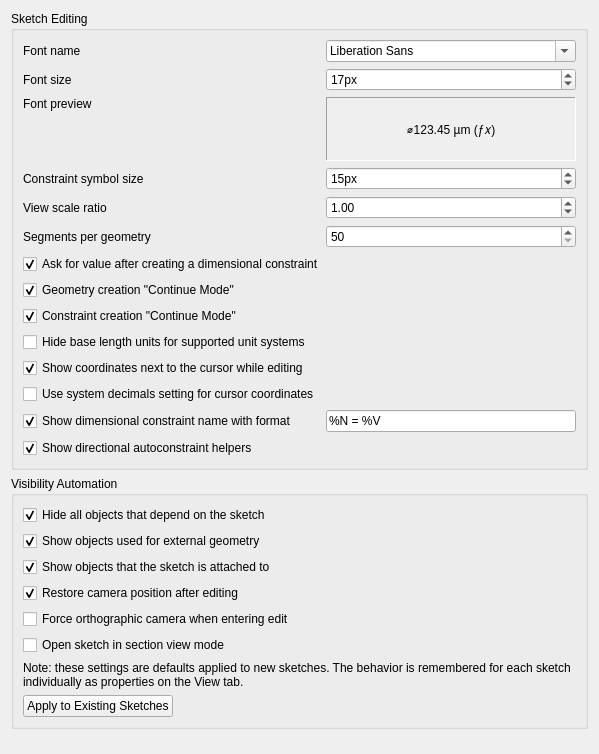
<?xml version="1.0" encoding="UTF-8"?>
<ui version="4.0">
 <class>SketcherGui::SketcherSettingsDisplay</class>
 <widget class="QWidget" name="SketcherGui::SketcherSettingsDisplay">
  <property name="geometry">
   <rect>
    <x>0</x>
    <y>0</y>
    <width>500</width>
    <height>538</height>
   </rect>
  </property>
  <property name="windowTitle">
   <string>Display</string>
  </property>
  <layout class="QVBoxLayout" name="verticalLayout">
   <item>
    <widget class="QGroupBox" name="groupBox_1">
     <property name="title">
      <string>Sketch Editing</string>
     </property>
     <layout class="QGridLayout" name="gridLayout_1">
      <item row="0" column="0">
       <widget class="QLabel" name="label_5">
        <property name="text">
         <string>Font name</string>
        </property>
       </widget>
      </item>
      <item row="0" column="1">
       <widget class="Gui::PrefFontBox" name="fontBoxSketcherFontName">
        <property name="minimumSize">
         <size>
          <width>250</width>
          <height>0</height>
         </size>
        </property>
        <property name="toolTip">
         <string>Font used for labels and constraints</string>
        </property>
        <property name="prefEntry" stdset="0">
         <cstring>EditSketcherFontName</cstring>
        </property>
        <property name="prefPath" stdset="0">
         <cstring>View</cstring>
        </property>
       </widget>
      </item>
      <item row="1" column="0">
       <widget class="QLabel" name="label_0">
        <property name="minimumSize">
         <size>
          <width>182</width>
          <height>0</height>
         </size>
        </property>
        <property name="text">
         <string>Font size</string>
        </property>
        <property name="buddy">
         <cstring>EditSketcherFontSize</cstring>
        </property>
       </widget>
      </item>
      <item row="1" column="1">
       <widget class="Gui::PrefSpinBox" name="EditSketcherFontSize">
        <property name="toolTip">
         <string>Font size used for labels and constraints</string>
        </property>
        <property name="suffix">
         <string>px</string>
        </property>
        <property name="minimum">
         <number>1</number>
        </property>
        <property name="maximum">
         <number>100</number>
        </property>
        <property name="value">
         <number>17</number>
        </property>
        <property name="prefEntry" stdset="0">
         <cstring>EditSketcherFontSize</cstring>
        </property>
        <property name="prefPath" stdset="0">
         <cstring>View</cstring>
        </property>
       </widget>
      </item>
      <item row="2" column="0">
       <widget class="QLabel" name="label_6">
        <property name="text">
         <string>Font preview</string>
        </property>
        <property name="alignment">
         <set>Qt::AlignTop|Qt::AlignLeft|Qt::AlignLeading</set>
        </property>
       </widget>
      </item>
      <item row="2" column="1" rowspan="2">
       <widget class="QLabel" name="LabelFontPreview">
        <property name="toolTip">
         <string>Preview of a constraint text when selected font family and size is used</string>
        </property>
        <property name="minimumSize">
         <size>
          <width>0</width>
          <height>64</height>
         </size>
        </property>
        <property name="text">
         <string>⌀123.45 µm (ƒ𝑥)</string>
        </property>
        <property name="alignment">
         <set>Qt::AlignCenter</set>
        </property>
        <property name="frameShape">
         <enum>QFrame::Panel</enum>
        </property>
        <property name="frameShadow">
         <enum>QFrame::Sunken</enum>
        </property>
        <property name="lineWidth">
         <number>1</number>
        </property>
        <property name="autoFillBackground">
         <bool>true</bool>
        </property>
        <property name="palette">
         <palette>
          <active>
           <colorrole role="Window">
            <brush brushstyle="SolidPattern">
             <color alpha="255">
              <red>255</red>
              <green>255</green>
              <blue>255</blue>
             </color>
            </brush>
           </colorrole>
          </active>
         </palette>
        </property>
       </widget>
      </item>
      <item row="3" column="0">
       <widget class="QLabel" name="LabelFontMessage">
        <property name="toolTip">
         <string>Because the selected font does not contain all characters Sketcher uses,
the characters listed here will be drawn using a substitute font.</string>
        </property>
        <property name="text">
         <string></string>
        </property>
        <property name="textInteractionFlags">
         <set>Qt::TextSelectableByMouse</set>
        </property>
        <property name="alignment">
         <set>Qt::AlignBottom|Qt::AlignRight|Qt::AlignTrailing</set>
        </property>
        <property name="font">
         <font>
          <weight>75</weight>
          <bold>true</bold>
         </font>
        </property>
       </widget>
      </item>
      <!-- Constraint symbol size -->
      <item row="4" column="0">
       <widget class="QLabel" name="label_ConstraintSymbolSize">
        <property name="text">
         <string>Constraint symbol size</string>
        </property>
        <property name="buddy">
         <cstring>ConstraintSymbolSize</cstring>
        </property>
       </widget>
      </item>
      <item row="4" column="1">
       <widget class="Gui::PrefSpinBox" name="ConstraintSymbolSize">
        <property name="toolTip">
         <string>Pixel size used to render constraint symbols</string>
        </property>
        <property name="suffix">
         <string>px</string>
        </property>
        <property name="minimum">
         <number>6</number>
        </property>
        <property name="maximum">
         <number>96</number>
        </property>
        <property name="value">
         <number>15</number>
        </property>
        <property name="prefEntry" stdset="0">
         <cstring>ConstraintSymbolSize</cstring>
        </property>
        <property name="prefPath" stdset="0">
         <cstring>View</cstring>
        </property>
       </widget>
      </item>
      <item row="5" column="0">
       <widget class="QLabel" name="label_1">
        <property name="minimumSize">
         <size>
          <width>182</width>
          <height>0</height>
         </size>
        </property>
        <property name="text">
         <string>View scale ratio</string>
        </property>
        <property name="buddy">
         <cstring>viewScalingFactor</cstring>
        </property>
       </widget>
      </item>
      <item row="5" column="1">
       <widget class="Gui::PrefDoubleSpinBox" name="viewScalingFactor">
        <property name="toolTip">
         <string>Scales the 3D view based on this factor</string>
        </property>
        <property name="inputMethodHints">
         <set>Qt::ImhPreferNumbers</set>
        </property>
        <property name="decimals">
         <number>2</number>
        </property>
        <property name="minimum">
         <double>0.500000000000000</double>
        </property>
        <property name="maximum">
         <double>5.000000000000000</double>
        </property>
        <property name="singleStep">
         <double>0.050000000000000</double>
        </property>
        <property name="value">
         <double>1.000000000000000</double>
        </property>
        <property name="prefEntry" stdset="0">
         <cstring>ViewScalingFactor</cstring>
        </property>
        <property name="prefPath" stdset="0">
         <cstring>View</cstring>
        </property>
       </widget>
      </item>
      <item row="6" column="0">
       <widget class="QLabel" name="label_3">
        <property name="text">
         <string>Segments per geometry</string>
        </property>
        <property name="buddy">
         <cstring>SegmentsPerGeometry</cstring>
        </property>
       </widget>
      </item>
      <item row="6" column="1">
       <widget class="Gui::PrefSpinBox" name="SegmentsPerGeometry">
        <property name="toolTip">
         <string>The number of polygons used for geometry approximation</string>
        </property>
        <property name="minimum">
         <number>50</number>
        </property>
        <property name="maximum">
         <number>1000</number>
        </property>
        <property name="prefEntry" stdset="0">
         <cstring>SegmentsPerGeometry</cstring>
        </property>
        <property name="prefPath" stdset="0">
         <cstring>View</cstring>
        </property>
       </widget>
      </item>
      <item row="7" column="0" colspan="2">
       <widget class="Gui::PrefCheckBox" name="dialogOnDistanceConstraint">
        <property name="toolTip">
         <string>Opens a dialog to input a value for new dimensional constraints after creation</string>
        </property>
        <property name="text">
         <string>Ask for value after creating a dimensional constraint</string>
        </property>
        <property name="checked">
         <bool>true</bool>
        </property>
        <property name="prefEntry" stdset="0">
         <cstring>ShowDialogOnDistanceConstraint</cstring>
        </property>
        <property name="prefPath" stdset="0">
         <cstring>Mod/Sketcher</cstring>
        </property>
       </widget>
      </item>
      <item row="8" column="0" colspan="2">
       <widget class="Gui::PrefCheckBox" name="continueMode">
        <property name="toolTip">
         <string>Keeps the current Sketcher tool active after creating geometry</string>
        </property>
        <property name="text">
         <string>Geometry creation &quot;Continue Mode&quot;</string>
        </property>
        <property name="checked">
         <bool>true</bool>
        </property>
        <property name="prefEntry" stdset="0">
         <cstring>ContinuousCreationMode</cstring>
        </property>
        <property name="prefPath" stdset="0">
         <cstring>Mod/Sketcher</cstring>
        </property>
       </widget>
      </item>
      <item row="9" column="0" colspan="2">
       <widget class="Gui::PrefCheckBox" name="constraintMode">
        <property name="toolTip">
         <string>Keeps the current Sketcher constraint tool active after creating geometry</string>
        </property>
        <property name="text">
         <string>Constraint creation &quot;Continue Mode&quot;</string>
        </property>
        <property name="checked">
         <bool>true</bool>
        </property>
        <property name="prefEntry" stdset="0">
         <cstring>ContinuousConstraintMode</cstring>
        </property>
        <property name="prefPath" stdset="0">
         <cstring>Mod/Sketcher</cstring>
        </property>
       </widget>
      </item>
      <item row="10" column="0" colspan="2">
       <widget class="Gui::PrefCheckBox" name="checkBoxHideUnits">
        <property name="toolTip">
         <string>Base length units will not be displayed in constraints or cursor coordinates.
Supports all unit systems except 'US customary' and 'Building US/Euro'.</string>
        </property>
        <property name="text">
         <string>Hide base length units for supported unit systems</string>
        </property>
        <property name="prefEntry" stdset="0">
         <cstring>HideUnits</cstring>
        </property>
        <property name="prefPath" stdset="0">
         <cstring>Mod/Sketcher</cstring>
        </property>
       </widget>
      </item>
      <item row="11" column="0">
       <widget class="Gui::PrefCheckBox" name="checkBoxShowCursorCoords">
        <property name="toolTip">
         <string>Shows cursor position coordinates next to the cursor while editing a sketch</string>
        </property>
        <property name="text">
         <string>Show coordinates next to the cursor while editing</string>
        </property>
        <property name="checked">
         <bool>true</bool>
        </property>
        <property name="prefEntry" stdset="0">
         <cstring>ShowCursorCoords</cstring>
        </property>
        <property name="prefPath" stdset="0">
         <cstring>Mod/Sketcher</cstring>
        </property>
       </widget>
      </item>
      <item row="12" column="0">
       <widget class="Gui::PrefCheckBox" name="checkBoxUseSystemDecimals">
        <property name="toolTip">
         <string>Cursor coordinates will use the system decimals setting instead of the short form</string>
        </property>
        <property name="text">
         <string>Use system decimals setting for cursor coordinates</string>
        </property>
        <property name="prefEntry" stdset="0">
         <cstring>UseSystemDecimals</cstring>
        </property>
        <property name="prefPath" stdset="0">
         <cstring>Mod/Sketcher</cstring>
        </property>
       </widget>
      </item>
      <item row="13" column="0">
       <widget class="Gui::PrefCheckBox" name="checkBoxShowDimensionalName">
        <property name="toolTip">
         <string>Shows names of dimensional constraints, if they exist</string>
        </property>
        <property name="text">
         <string>Show dimensional constraint name with format</string>
        </property>
        <property name="prefEntry" stdset="0">
         <cstring>ShowDimensionalName</cstring>
        </property>
        <property name="prefPath" stdset="0">
         <cstring>Mod/Sketcher</cstring>
        </property>
        <property name="checked">
         <bool>true</bool>
        </property>
       </widget>
      </item>
      <item row="13" column="1">
       <widget class="Gui::PrefLineEdit" name="prefDimensionalStringFormat">
        <property name="toolTip">
         <string>The format of the dimensional constraint string presentation.
Defaults to: %N = %V

%N - name parameter
%V - dimension value</string>
        </property>
        <property name="text">
         <string notr="true">%N = %V</string>
        </property>
        <property name="placeholderText">
         <string>%N = %V</string>
        </property>
        <property name="prefEntry" stdset="0">
         <cstring>DimensionalStringFormat</cstring>
        </property>
        <property name="prefPath" stdset="0">
         <cstring>Mod/Sketcher</cstring>
        </property>
       </widget>
      </item>
      <item row="14" column="0" colspan="2">
       <widget class="Gui::PrefCheckBox" name="checkBoxShowDirectionalAutoConstraintHints">
        <property name="toolTip">
         <string>Shows helper lines for directional autoconstraints such as parallel, perpendicular, and tangent</string>
        </property>
        <property name="text">
         <string>Show directional autoconstraint helpers</string>
        </property>
        <property name="checked">
         <bool>true</bool>
        </property>
        <property name="prefEntry" stdset="0">
         <cstring>ShowDirectionalAutoConstraintHints</cstring>
        </property>
        <property name="prefPath" stdset="0">
         <cstring>Mod/Sketcher/General</cstring>
        </property>
       </widget>
      </item>
     </layout>
    </widget>
   </item>
   <item>
    <widget class="QGroupBox" name="groupBox_2">
     <property name="enabled">
      <bool>true</bool>
     </property>
     <property name="sizePolicy">
      <sizepolicy hsizetype="Expanding" vsizetype="Minimum">
       <horstretch>0</horstretch>
       <verstretch>0</verstretch>
      </sizepolicy>
     </property>
     <property name="minimumSize">
      <size>
       <width>0</width>
       <height>0</height>
      </size>
     </property>
     <property name="maximumSize">
      <size>
       <width>16777215</width>
       <height>16777215</height>
      </size>
     </property>
     <property name="baseSize">
      <size>
       <width>0</width>
       <height>0</height>
      </size>
     </property>
     <property name="title">
      <string>Visibility Automation</string>
     </property>
     <layout class="QVBoxLayout" name="verticalLayout_2">
      <item>
       <widget class="Gui::PrefCheckBox" name="checkBoxTVHideDependent">
        <property name="toolTip">
         <string>Hides all object features that depend on the opened sketch</string>
        </property>
        <property name="text">
         <string>Hide all objects that depend on the sketch</string>
        </property>
        <property name="checked">
         <bool>true</bool>
        </property>
        <property name="prefEntry" stdset="0">
         <cstring>HideDependent</cstring>
        </property>
        <property name="prefPath" stdset="0">
         <cstring>Mod/Sketcher/General</cstring>
        </property>
       </widget>
      </item>
      <item>
       <widget class="Gui::PrefCheckBox" name="checkBoxTVShowLinks">
        <property name="toolTip">
         <string>Shows source objects which are used for external geometry in the opened sketch</string>
        </property>
        <property name="text">
         <string>Show objects used for external geometry</string>
        </property>
        <property name="checked">
         <bool>true</bool>
        </property>
        <property name="prefEntry" stdset="0">
         <cstring>ShowLinks</cstring>
        </property>
        <property name="prefPath" stdset="0">
         <cstring>Mod/Sketcher/General</cstring>
        </property>
       </widget>
      </item>
      <item>
       <widget class="Gui::PrefCheckBox" name="checkBoxTVShowSupport">
        <property name="toolTip">
         <string>Shows objects the opened sketch is attached to</string>
        </property>
        <property name="text">
         <string>Show objects that the sketch is attached to</string>
        </property>
        <property name="checked">
         <bool>true</bool>
        </property>
        <property name="prefEntry" stdset="0">
         <cstring>ShowSupport</cstring>
        </property>
        <property name="prefPath" stdset="0">
         <cstring>Mod/Sketcher/General</cstring>
        </property>
       </widget>
      </item>
      <item>
       <widget class="Gui::PrefCheckBox" name="checkBoxTVRestoreCamera">
        <property name="toolTip">
         <string>Restores the camera position after closing the sketch</string>
        </property>
        <property name="text">
         <string>Restore camera position after editing</string>
        </property>
        <property name="checked">
         <bool>true</bool>
        </property>
        <property name="prefEntry" stdset="0">
         <cstring>RestoreCamera</cstring>
        </property>
        <property name="prefPath" stdset="0">
         <cstring>Mod/Sketcher/General</cstring>
        </property>
       </widget>
      </item>
      <item>
       <widget class="Gui::PrefCheckBox" name="checkBoxTVForceOrtho">
        <property name="toolTip">
         <string>Forces the camera to an orthographic view when editing a sketch.
Works only when &quot;Restore camera position after editing&quot; is enabled.</string>
        </property>
        <property name="text">
         <string>Force orthographic camera when entering edit</string>
        </property>
        <property name="checked">
         <bool>false</bool>
        </property>
        <property name="prefEntry" stdset="0">
         <cstring>ForceOrtho</cstring>
        </property>
        <property name="prefPath" stdset="0">
         <cstring>Mod/Sketcher/General</cstring>
        </property>
       </widget>
      </item>
      <item>
       <widget class="Gui::PrefCheckBox" name="checkBoxTVSectionView">
        <property name="toolTip">
         <string>Opens a sketch in section view mode, showing only objects behind the sketch plane</string>
        </property>
        <property name="text">
         <string>Open sketch in section view mode</string>
        </property>
        <property name="checked">
         <bool>false</bool>
        </property>
        <property name="prefEntry" stdset="0">
         <cstring>SectionView</cstring>
        </property>
        <property name="prefPath" stdset="0">
         <cstring>Mod/Sketcher/General</cstring>
        </property>
       </widget>
      </item>
      <item>
       <widget class="QLabel" name="label_4">
        <property name="sizePolicy">
         <sizepolicy hsizetype="Preferred" vsizetype="Preferred">
          <horstretch>0</horstretch>
          <verstretch>0</verstretch>
         </sizepolicy>
        </property>
        <property name="text">
         <string>Note: these settings are defaults applied to new sketches. The behavior is remembered for each sketch individually as properties on the View tab.</string>
        </property>
        <property name="alignment">
         <set>Qt::AlignBottom|Qt::AlignLeading|Qt::AlignLeft</set>
        </property>
        <property name="wordWrap">
         <bool>true</bool>
        </property>
       </widget>
      </item>
      <item>
       <widget class="QPushButton" name="btnTVApply">
        <property name="sizePolicy">
         <sizepolicy hsizetype="Fixed" vsizetype="Fixed">
          <horstretch>0</horstretch>
          <verstretch>0</verstretch>
         </sizepolicy>
        </property>
        <property name="toolTip">
         <string>Applies current visibility automation settings to all sketches in the open documents</string>
        </property>
        <property name="text">
         <string>Apply to Existing Sketches</string>
        </property>
       </widget>
      </item>
     </layout>
    </widget>
   </item>
   <item>
    <spacer name="verticalSpacer">
     <property name="orientation">
      <enum>Qt::Vertical</enum>
     </property>
     <property name="sizeHint" stdset="0">
      <size>
       <width>20</width>
       <height>40</height>
      </size>
     </property>
    </spacer>
   </item>
  </layout>
 </widget>
 <customwidgets>
  <customwidget>
   <class>Gui::PrefSpinBox</class>
   <extends>QSpinBox</extends>
   <header>Gui/PrefWidgets.h</header>
  </customwidget>
  <customwidget>
   <class>Gui::PrefCheckBox</class>
   <extends>QCheckBox</extends>
   <header>Gui/PrefWidgets.h</header>
  </customwidget>
  <customwidget>
   <class>Gui::PrefLineEdit</class>
   <extends>QLineEdit</extends>
   <header>Gui/PrefWidgets.h</header>
  </customwidget>
  <customwidget>
   <class>Gui::PrefDoubleSpinBox</class>
   <extends>QDoubleSpinBox</extends>
   <header>Gui/PrefWidgets.h</header>
  </customwidget>
  <customwidget>
   <class>Gui::PrefFontBox</class>
   <extends>QFontComboBox</extends>
   <header>Gui/PrefWidgets.h</header>
  </customwidget>
 </customwidgets>
 <tabstops>
  <tabstop>fontBoxSketcherFontName</tabstop>
  <tabstop>EditSketcherFontSize</tabstop>
  <tabstop>ConstraintSymbolSize</tabstop>
  <tabstop>viewScalingFactor</tabstop>
  <tabstop>SegmentsPerGeometry</tabstop>
  <tabstop>dialogOnDistanceConstraint</tabstop>
  <tabstop>continueMode</tabstop>
  <tabstop>constraintMode</tabstop>
  <tabstop>checkBoxHideUnits</tabstop>
  <tabstop>checkBoxShowCursorCoords</tabstop>
  <tabstop>checkBoxUseSystemDecimals</tabstop>
  <tabstop>checkBoxShowDimensionalName</tabstop>
  <tabstop>prefDimensionalStringFormat</tabstop>
  <tabstop>checkBoxShowDirectionalAutoConstraintHints</tabstop>
  <tabstop>checkBoxTVHideDependent</tabstop>
  <tabstop>checkBoxTVShowLinks</tabstop>
  <tabstop>checkBoxTVShowSupport</tabstop>
  <tabstop>checkBoxTVRestoreCamera</tabstop>
  <tabstop>checkBoxTVForceOrtho</tabstop>
  <tabstop>checkBoxTVSectionView</tabstop>
  <tabstop>btnTVApply</tabstop>
 </tabstops>
 <resources/>
 <connections>
  <connection>
   <sender>checkBoxTVRestoreCamera</sender>
   <signal>toggled(bool)</signal>
   <receiver>checkBoxTVForceOrtho</receiver>
   <slot>setEnabled(bool)</slot>
   <hints>
    <hint type="sourcelabel">
     <x>20</x>
     <y>20</y>
    </hint>
    <hint type="destinationlabel">
     <x>20</x>
     <y>20</y>
    </hint>
   </hints>
  </connection>
 </connections>
</ui>
